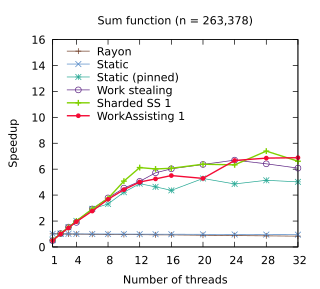

Reproduce this figure in gnuplot.
set title "Sum function (n = 263,378)"
set terminal pdf size 3.2,2.9
set output "./results/Sum_function_n___263,378.pdf"
set key on
set key top left Left reverse
set key samplen 2.5
set xrange [1:32]
set xtics (1, 4, 8, 12, 16, 20, 24, 28, 32)
set xlabel "Number of threads"
set yrange [0:16]
set ylabel "Speedup"
plot './results/Sum_function_n___263,378.dat' using 1:2 title "Rayon" pointsize 0.7 lw 1 pt 1 linecolor rgb "#6E3B23" with linespoints, \
  './results/Sum_function_n___263,378.dat' using 1:3 title "Static" pointsize 0.7 lw 1 pt 2 linecolor rgb "#5287C6" with linespoints, \
  './results/Sum_function_n___263,378.dat' using 1:4 title "Static (pinned)" pointsize 0.7 lw 1 pt 3 linecolor rgb "#24A793" with linespoints, \
  './results/Sum_function_n___263,378.dat' using 1:5 title "Work stealing" pointsize 0.7 lw 1 pt 6 linecolor rgb "#5B2182" with linespoints, \
  './results/Sum_function_n___263,378.dat' using 1:6 title "Sharded SS 1" pointsize 0.7 lw 2 pt 1 linecolor rgb "#80D000" with linespoints, \
  './results/Sum_function_n___263,378.dat' using 1:7 title "WorkAssisting 1" pointsize 0.4 lw 2 pt 7 linecolor rgb "#F40A35" with linespoints
